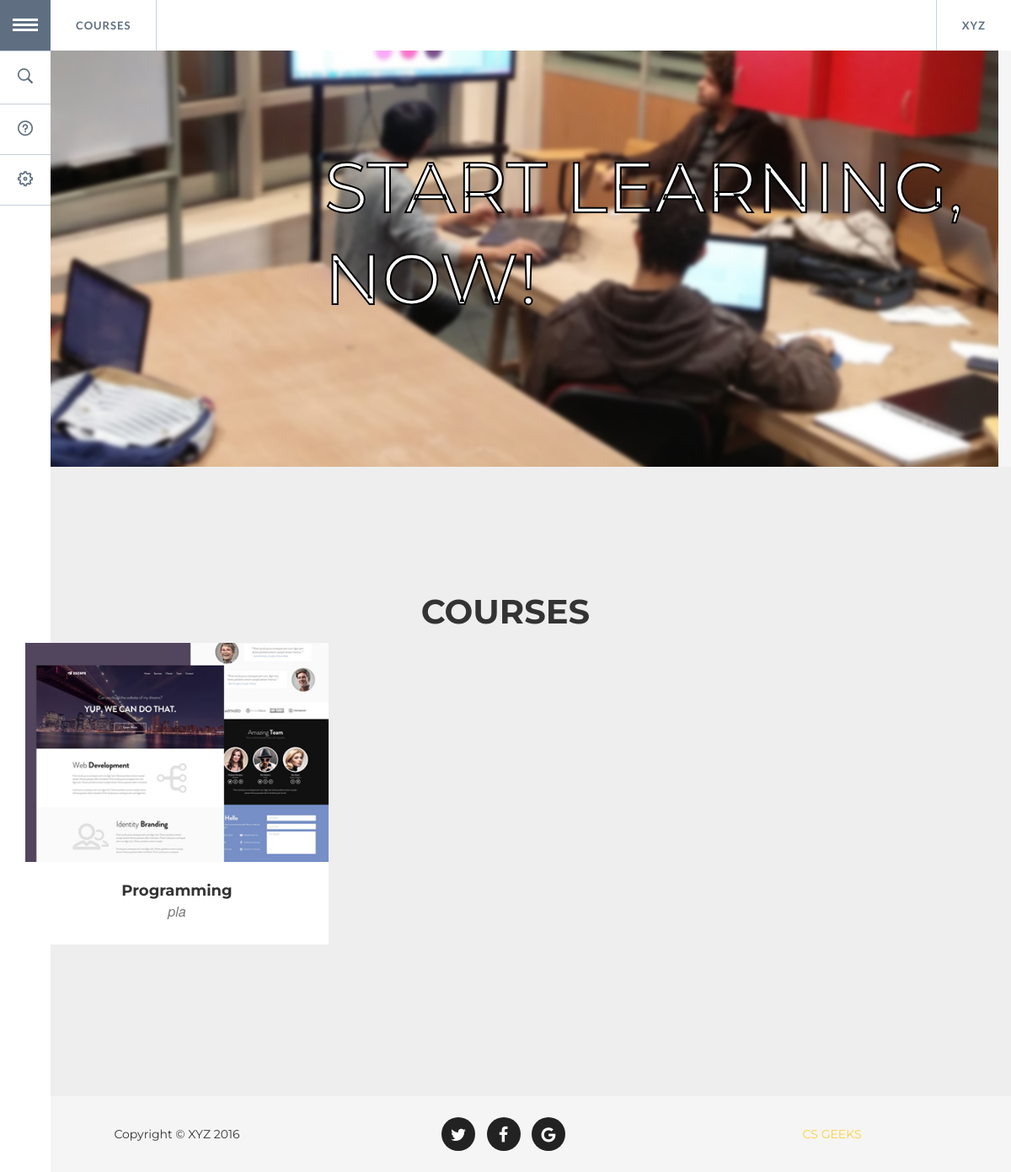
Page /courses/ on the earlier database version.
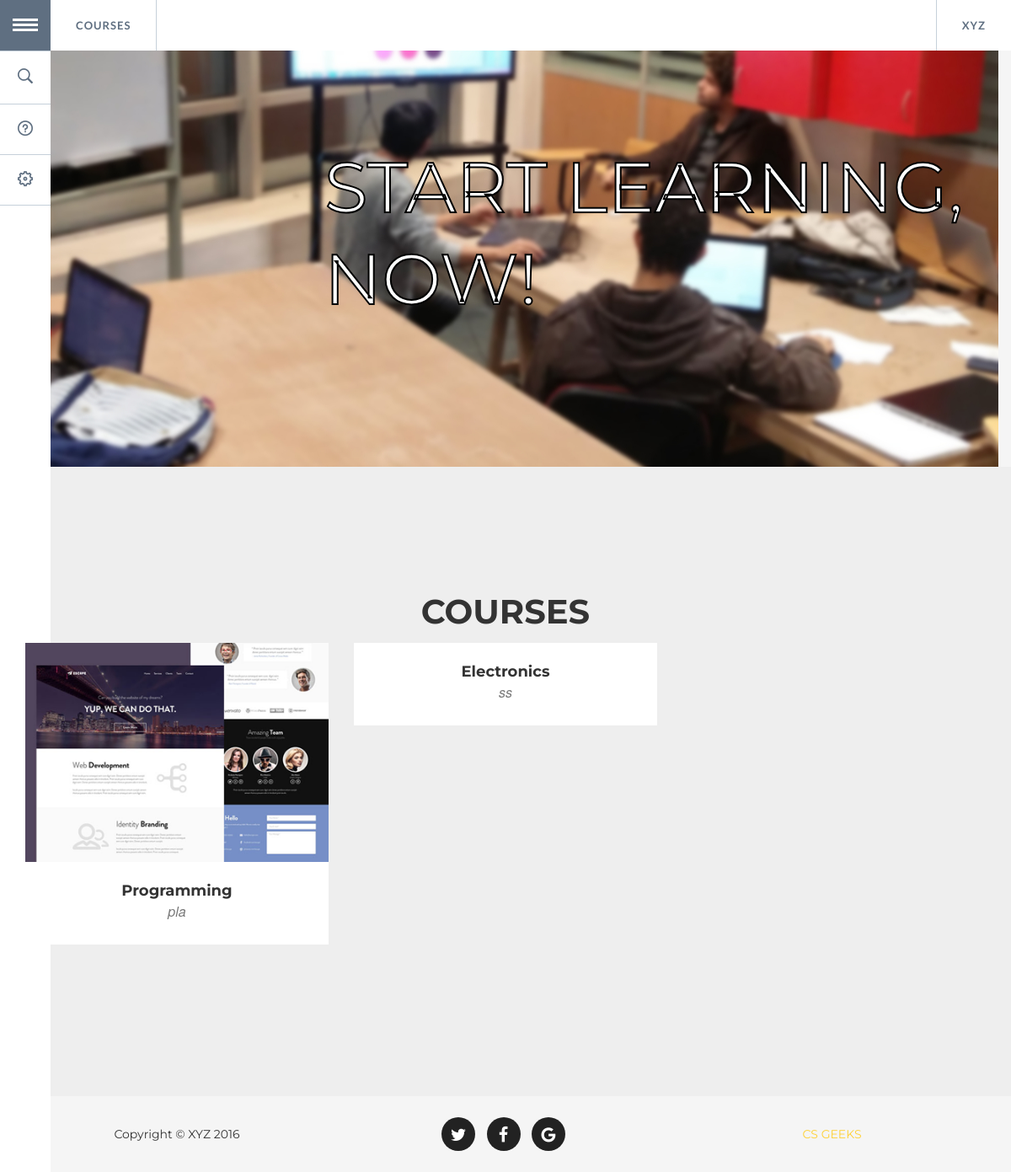
Same page on the later database version.
### courses/models.py (models this page shows, shortened)
class Course(models.Model):
    title = models.CharField(max_length=200)
    desc = models.CharField(max_length=400, default="")
    img = models.CharField(max_length=200, default="")
    members = models.ManyToManyField(Member)

### courses/views.py (the view)
def index (request):
	li = Course.objects.all()
	context={'courses':li}
	return render(request, "courses/courses.html", context)

### courses/templates/courses/courses.html (shortened to what this page needs)
{% load static %}
<!DOCTYPE html>
<html lang="en" class="no-js">
	<head>
 	        <link href="{% static 'courses/static/vendor/bootstrap/css/bootstrap.min.css'%}" rel="stylesheet">
 		<link rel="stylesheet" type="text/css" href="{% static 'courses/static/css/demo4.css'%}" />
		<link rel="stylesheet" type="text/css" href="{% static 'courses/static/css/component2.css'%}" />
		<link href="{% static 'courses/static/vendor/font-awesome/css/font-awesome.min.css'%}" rel="stylesheet" type="text/css">
    <link href="{% static 'courses/static/css/agency.min.css'%}" rel="stylesheet">
	</head>
	<body style="background-color: #f5f5f5;">
		<div class="container" style=" width: 100%">
			<ul id="gn-menu" class="gn-menu-main">
				<li class="gn-trigger">
					<a class="gn-icon gn-icon-menu"><span>Menu</span></a>
					<nav class="gn-menu-wrapper">
						<div class="gn-scroller">
							<ul class="gn-menu">
								<li class="gn-search-item">
									<input placeholder="Search" type="search" class="gn-search">
									<a class="gn-icon gn-icon-search"><span>Search</span></a>
								</li>
								<li><a class="gn-icon gn-icon-help">Help</a></li>
								<li><a href="/courses/logout/" class="gn-icon gn-icon-cog">Log Out</a></li>
							</ul>
						</div>
					</nav>
				</li>
				<li><a href="">Courses</a></li>
				<li><a href="">XYZ</a></li>
			</ul>
			<header style=" background-color: #f5f5f5; background-image: url({% static 'courses/static/img/s.jpg'%}); background-repeat: no-repeat; background-position: center;">
				<h1>Start learning, now! </h1>
			</header>
		</div>
		<div>
		    <section id="portfolio" class="bg-light-gray" >
		        <div class="container">
		            <div class="row">
		                <div class="col-lg-12 text-center">
		                    <h2 class="section-heading">Courses</h2>
		                </div>
		            </div>
		            <div class="row" >
		            	{% for i in courses %}
		                <div class="col-md-4 col-sm-6 portfolio-item">
		                    <a href="/courses/{{ i.id }}/" class="portfolio-link" data-toggle="modal">
		                        <img src="{% static 'courses/static/img/courses/'%}{{i.img}}" class="img-responsive" alt="">
		                    </a>
		                    <div class="portfolio-caption">
		                        <h4>{{i.title}}</h4>
		                        <p class="text-muted">{{i.desc}}</p>
		                    </div>
		                </div>
		               	{% endfor %}
		            </div>
		        </div>
		    </section>
		</div>
		<footer>
	        <div class="container">
	            <div class="row">
	                <div class="col-md-4">
	                    <span class="copyright">Copyright &copy; XYZ 2016</span>
	                </div>
	                <div class="col-md-4">
	                    <ul class="list-inline social-buttons">
	                        <li><a href="#"><i class="fa fa-twitter"></i></a>
	                        </li>
	                        <li><a href="#"><i class="fa fa-facebook"></i></a>
	                        </li>
	                        <li><a href="#"><i class="fa fa-google"></i></a>
	                        </li>
	                    </ul>
	                </div>
	                <div class="col-md-4">
	                    <ul class="list-inline quicklinks">
	                        <li><a href="#">CS GEEKS</a>
	                        </li>
	                    </ul>
	                </div>
	            </div>
	        </div>
    	</footer>
	</body>
</html>

Differences in the rows shown:
added Course: title "Electronics", desc "ss"
